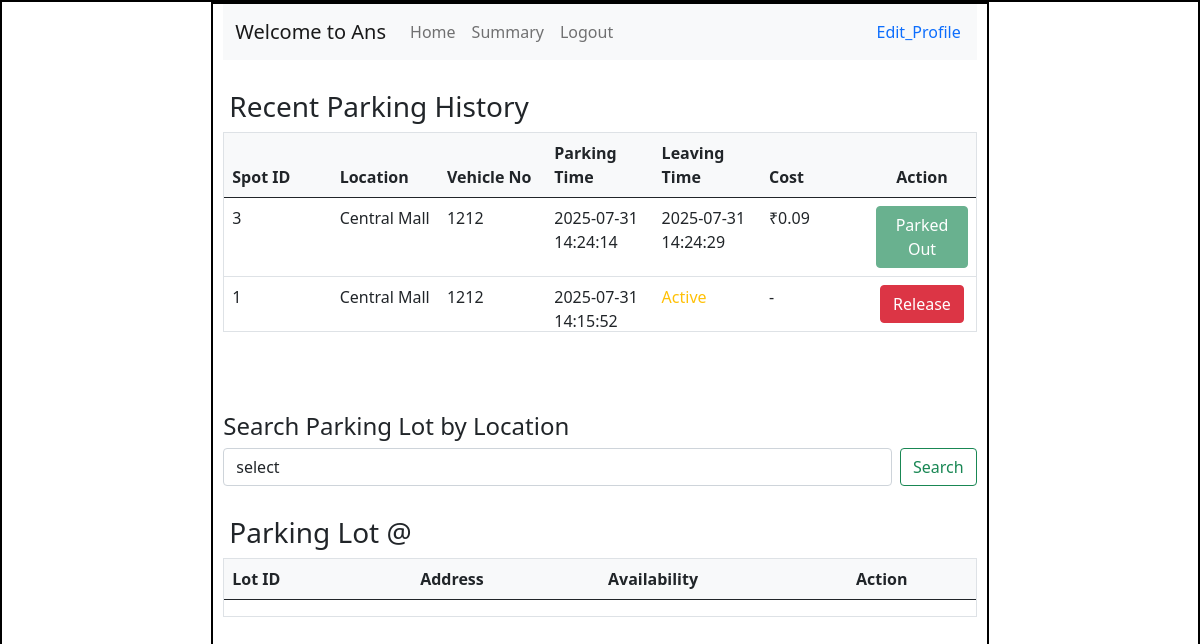
The page /user/5 (signed in) on the database its author committed.
### models/model.py (models this page shows, shortened)
class User(db.Model):
    id = db.Column(db.Integer(),primary_key = True)
    username = db.Column(db.String(),unique=True,nullable = False)
    email = db.Column(db.String(),unique = True, nullable = False)
    password = db.Column(db.String(),nullable= False)
    full_name = db.Column(db.String(),nullable= False)
    address = db.Column(db.String(),nullable= False)
    pin_code = db.Column(db.Integer(),nullable= False)
    type = db.Column(db.String(),default ="general")
    reservations = db.relationship("Reserve_parking_spot", backref="user", cascade="all, delete")

class Reserve_parking_spot(db.Model):
    id = db.Column(db.Integer(),primary_key = True)
    spot_id = db.Column(db.Integer(),db.ForeignKey("parking_spot.id"),nullable = False)
    user_id = db.Column(db.Integer(),db.ForeignKey("user.id"),nullable = False)
    parking_timestamp = db.Column(db.DateTime(),nullable = True)
    leaving_timestamp = db.Column(db.DateTime(),nullable = True)
    parking_cost = db.Column(db.Numeric(10, 2),nullable = True)
    vehicle_no = db.Column(db.String(),nullable = False)

class Parking_lot(db.Model):
        id = db.Column(db.Integer(),primary_key = True)
        prime_location_name = db.Column(db.String(),nullable = False)
        price = db.Column(db.Numeric(10, 2),nullable = False)
        address = db.Column(db.String(),nullable = False)
        pin_code = db.Column(db.Integer(),nullable= False)
        maximum_number_of_spots = db.Column(db.Integer(),nullable = False)
        spots = db.relationship("Parking_spot", backref="parking_lot", cascade="all, delete")

### controllers/user_controller.py (the view)
@user_bp.route("/user/<int:user_id>", methods=['GET', 'POST'])
def user(user_id):
    this_user = User.query.get(user_id)
    if session.get('user_id') != user_id:
      flash("Unauthorized access")
      return redirect(url_for("admin.login"))
    if not this_user:
        return "User not found", 404
    raw_reservations = Reserve_parking_spot.query.filter_by(user_id=this_user.id).order_by(Reserve_parking_spot.parking_timestamp.desc()).all()
    latest_reservation = {}
    for r in raw_reservations:
     if r.spot_id not in latest_reservation:
        latest_reservation[r.spot_id] = r
    reservation = list(latest_reservation.values())
    prime_locations = [l[0] for l in Parking_lot.query.with_entities(Parking_lot.prime_location_name).distinct()]
    parking_lots = []
    query = None
    if request.method == "POST":
            query = request.form.get("search")
            if query:
                parking_lots = Parking_lot.query.filter_by(prime_location_name=query).all()
            return render_template("user.html",this_user=this_user,prime_locations=prime_locations,parking_lots=parking_lots,query=query,  reservation=reservation,user_id=this_user.id)
    return render_template("user.html", this_user=this_user, reservation=reservation,prime_locations=prime_locations,user_id=this_user.id)

### templates/user.html (shortened to what this page needs)
<!DOCTYPE html>
<html lang="en">
<head>
    <link rel="stylesheet" href="../static/style.css">
    <link href="https://cdn.jsdelivr.net/npm/bootstrap@5.0.2/dist/css/bootstrap.min.css" rel="stylesheet"
>
</head>
<body>
    <div id="main">
        <div id="canvas" class="overflow-auto">
            <nav class="navbar navbar-expand-lg navbar-light bg-light">
                <div class="container-fluid">
                    <a class="navbar-brand" href="#">Welcome to {{this_user.username}}</a>
                    <div class="collapse navbar-collapse " id="navbarSupportedContent">
                        <ul class="navbar-nav me-auto mb-2 mb-lg-0">
                            <li class="nav-item">
                                <a class="nav-link" href="{{ url_for('user.user', user_id=this_user.id) }}">Home</a>
                            </li>
                            <li class="nav-item">
                                <a class="nav-link" href="{{ url_for('user.summary') }}">Summary</a>
                            </li>
                            <li class="nav-item">
                                <a class="nav-link" href="{{ url_for('admin.login') }}">Logout</a>
                            </li>
                        </ul>
                    </div>
                </div>
                <div class="text-center" >
                    <a class="nav-link" href="{{ url_for('user.profile', user_id=this_user.id) }}">Edit_Profile</a>
                </div>
            </nav>
            <div id="content">
                <h3 class="headings">Recent Parking History</h3>
                <div id="table" class="border table-container" style="max-height:200px;">
                    <table class="table fixed-header-table">
                        <thead>
                            <tr>
                                <th>Spot ID</th>
                                <th>Location</th>
                                <th>Vehicle No</th>
                                <th>Parking Time</th>
                                <th>Leaving Time</th>
                                <th>Cost</th>
                                <th class="text-center">Action</th>
                            </tr>
                        </thead>
                        <tbody>
                            {% for r in reservation %}
                            {% if r and r.spot %}
                            <tr>
                                <td>{{ r.spot_id }}</td>
                                <td>{{ r.spot.parking_lot.prime_location_name }}</td>
                                <td>{{ r.vehicle_no }}</td>
                                <td>{{ r.parking_timestamp.strftime("%Y-%m-%d %H:%M:%S") }}</td>
                                <td>
                                    {% if r.leaving_timestamp %}
                                    {{ r.leaving_timestamp.strftime("%Y-%m-%d %H:%M:%S") }}
                                    {% else %}
                                    <span class="text-warning">Active</span>
                                    {% endif %}
                                </td>
                                <td>
                                    {% if r.parking_cost %}
                                    ₹{{ '%.2f'|format(r.parking_cost) }}
                                    {% else %}
                                    -
                                    {% endif %}
                                </td>
                                <td class="text-center">
                                    {% if r.spot.status == 'O' %}
                                    {% if r.leaving_timestamp == None and r.user_id == user_id %}
                                    <a href="{{ url_for('user.release', spot_id=r.spot_id) }}"
                                        class="btn btn-danger">Release</a>
                                    {% elif r.user_id != user_id %}
                                    <span class="text-danger">Not your booking</span>
                                    {% else %}
                                    <span class="btn btn-success disabled">Parked Out</span>
                                    {% endif %}
                                    {% else %}
                                    <span class="btn btn-success disabled">Parked Out</span>
                                    {% endif %}
                                </td>
                            </tr>
                            {% endif %}
                            {% endfor %}
                        </tbody>
                    </table>
                </div>
                <div class="mb-3" style="margin-top: 80px;">
                    <h4>Search Parking Lot by Location</h4>
                    <form class="d-flex" action="/user/{{ this_user.id }}" method="POST">
                        <select name="search" class="form-control me-2" required>
                            <option selected>select</option>
                        </select>
                        <input class="btn btn-outline-success" type="submit" value="Search">
                    </form>
                </div>
                <h3 class="headings">Parking Lot @{{ query }}</h3>
                <div id="table" class="border table-container" style="max-height:200px;">
                    <table class="table fixed-header-table">
                        <thead>
                            <tr>
                                <th>Lot ID</th>
                                <th>Address</th>
                                <th>Availability</th>
                                <th class="text-center">Action</th>
                            </tr>
                        </thead>
                    </table>
                </div>
            </div>
        </div>
    </div>
</body>
</html>

### static/style.css (style rules this page uses)
* { margin: 0; }
#main, #canvas { border: 2px solid black; }
#canvas { width: 65%; height: 800px; margin: auto; padding-left: 10px; padding-right: 10px; }
.headings { margin: 3px; padding-left: 3px; margin-top: 30px; padding-bottom: 5px; }
.table-container { max-height: 300px; overflow-y: auto; }
.fixed-header-table { border-collapse: collapse; width: 100%; table-layout: fixed; }
.fixed-header-table thead th { position: sticky; top: 0; background-color: #f8f9fa; z-index: 1; }

### rows shown on the page
User: username "Ans"
Reserve_parking_spot: spot_id "3", spot.parking_lot.prime_location_name "Central Mall", vehicle_no "1212", parking_timestamp "2025-07-31 14:24:14", leaving_timestamp "2025-07-31 14:24:29", parking_cost "0.09", shows "Parked Out"
Reserve_parking_spot: spot_id "1", spot.parking_lot.prime_location_name "Central Mall", vehicle_no "1212", parking_timestamp "2025-07-31 14:15:52", shows "Active"
